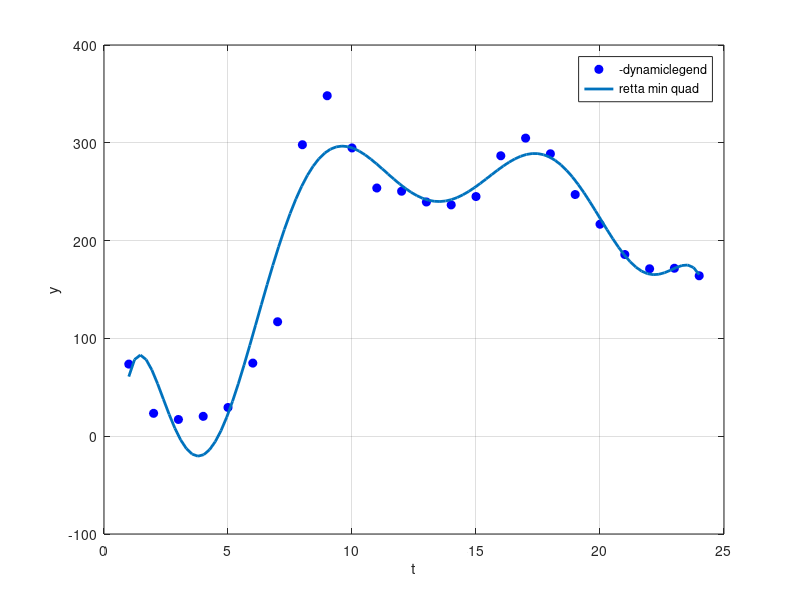

This figure's MATLAB source: (Note: this script raises an error after producing the figure.)
% minimi quadrati cpu

x=(1:24);
y=[73.72;23.39;17.11;20.31;29.37;74.74;117.02;298.04;348.13;294.75;253.78;
   250.48;239.48;236.52;245.04;286.74;304.78;288.76;247.11;216.73;185.78;
   171.19;171.73;164.05];

%%
a=polyfit(x,y,8);

% rappresentazione grafica
figure(1); clf
plot(x,y,"bo","MarkerFaceColor","b","displayname","dati")
grid on
hold on
legend("-dynamiclegend")

x1=linspace(x(1),x(end),100)';
yg=polyval(a,x1);
plot(x1,yg,"Displayname","retta min quad", "LineWidth",2)
xlabel("t"); ylabel("y")

%%
omega=pi/2;
X=[ones(m,1),sin(omega*x),cos(omega*x),sin(2*omega*tol),cos(2*omega*tol)...
   sin(3*omega*x),cos(3*omega*x),sin(4*omega*tol),cos(4*omega*tol)];
% calcolare la fattorizzazione QR di X
[Q,R]=qr(X);
% estrarre le matrici Qtilde e Rtilde
Qtilde=Q(:,1:n);
Rtilde=R(1:n,:);
% risolvere il sistema Rtilde a = Qtilde' * y
a=backsub(Rtilde,Qtilde'*y);

% rappresentazione grafica
figure(2); clf
plot(x,y,"bo","MarkerFaceColor","b","displayname","dati")
grid on
hold on
legend("-dynamiclegend")

x1=linspace(x(1),x(end),100)';
% definire g2 con i coefficienti trovati
g2=@(x)a(1)+a(2)*sin(omega*x)+a(3)*cos(omega*x)+a(4)*sin(2*omega*tol)+...
    +a(5)*cos(2*omega*tol)+a(6)*sin(3*omega*x)+a(7)*cos(3*omega*x)+...
    +a(8)*sin(4*omega*tol)+a(9)*cos(4*omega*tol);

yg=g2(x1);
plot(x1,yg,"Displayname","retta min quad", "LineWidth",2)
xlabel("ora"); ylabel("NO")